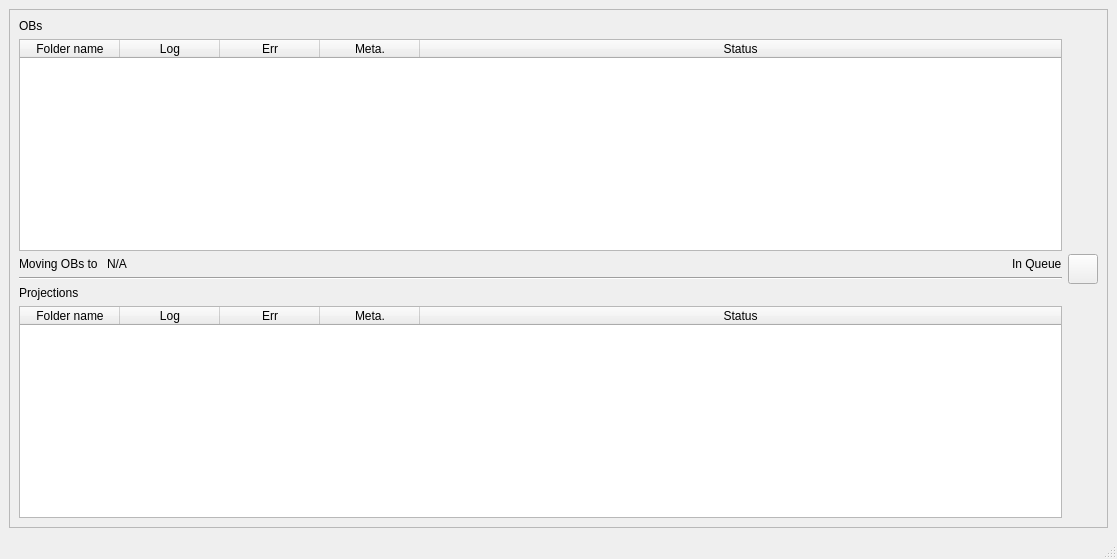
<?xml version="1.0" encoding="UTF-8"?>
<ui version="4.0">
 <class>MainWindow</class>
 <widget class="QMainWindow" name="MainWindow">
  <property name="geometry">
   <rect>
    <x>0</x>
    <y>0</y>
    <width>1117</width>
    <height>559</height>
   </rect>
  </property>
  <property name="windowTitle">
   <string>MainWindow</string>
  </property>
  <widget class="QWidget" name="centralwidget">
   <layout class="QVBoxLayout" name="verticalLayout_2">
    <item>
     <widget class="QFrame" name="frame">
      <property name="frameShape">
       <enum>QFrame::StyledPanel</enum>
      </property>
      <property name="frameShadow">
       <enum>QFrame::Raised</enum>
      </property>
      <layout class="QHBoxLayout" name="horizontalLayout">
       <item>
        <layout class="QVBoxLayout" name="verticalLayout_3">
         <item>
          <widget class="QLabel" name="label">
           <property name="text">
            <string>OBs</string>
           </property>
          </widget>
         </item>
         <item>
          <widget class="QTableWidget" name="obs_tableWidget">
           <property name="alternatingRowColors">
            <bool>true</bool>
           </property>
           <property name="selectionMode">
            <enum>QAbstractItemView::SingleSelection</enum>
           </property>
           <property name="selectionBehavior">
            <enum>QAbstractItemView::SelectRows</enum>
           </property>
           <attribute name="horizontalHeaderStretchLastSection">
            <bool>true</bool>
           </attribute>
           <attribute name="verticalHeaderStretchLastSection">
            <bool>false</bool>
           </attribute>
           <column>
            <property name="text">
             <string>Folder name</string>
            </property>
           </column>
           <column>
            <property name="text">
             <string>Log</string>
            </property>
           </column>
           <column>
            <property name="text">
             <string>Err</string>
            </property>
           </column>
           <column>
            <property name="text">
             <string>Meta.</string>
            </property>
           </column>
           <column>
            <property name="text">
             <string>Status</string>
            </property>
           </column>
          </widget>
         </item>
         <item>
          <layout class="QHBoxLayout" name="horizontalLayout_4">
           <item>
            <widget class="QLabel" name="monitor_moving_obs_label">
             <property name="text">
              <string>Moving OBs to </string>
             </property>
            </widget>
           </item>
           <item>
            <widget class="QLabel" name="final_ob_folder_label">
             <property name="sizePolicy">
              <sizepolicy hsizetype="Expanding" vsizetype="Preferred">
               <horstretch>0</horstretch>
               <verstretch>0</verstretch>
              </sizepolicy>
             </property>
             <property name="text">
              <string>N/A</string>
             </property>
            </widget>
           </item>
           <item>
            <widget class="QLabel" name="final_ob_folder_status">
             <property name="text">
              <string>In Queue</string>
             </property>
            </widget>
           </item>
          </layout>
         </item>
         <item>
          <widget class="Line" name="line">
           <property name="orientation">
            <enum>Qt::Horizontal</enum>
           </property>
          </widget>
         </item>
         <item>
          <widget class="QLabel" name="label_2">
           <property name="text">
            <string>Projections</string>
           </property>
          </widget>
         </item>
         <item>
          <widget class="QTableWidget" name="projections_tableWidget">
           <property name="alternatingRowColors">
            <bool>true</bool>
           </property>
           <property name="selectionMode">
            <enum>QAbstractItemView::SingleSelection</enum>
           </property>
           <property name="selectionBehavior">
            <enum>QAbstractItemView::SelectRows</enum>
           </property>
           <attribute name="horizontalHeaderStretchLastSection">
            <bool>true</bool>
           </attribute>
           <column>
            <property name="text">
             <string>Folder name</string>
            </property>
           </column>
           <column>
            <property name="text">
             <string>Log</string>
            </property>
           </column>
           <column>
            <property name="text">
             <string>Err</string>
            </property>
           </column>
           <column>
            <property name="text">
             <string>Meta.</string>
            </property>
           </column>
           <column>
            <property name="text">
             <string>Status</string>
            </property>
           </column>
          </widget>
         </item>
        </layout>
       </item>
       <item>
        <layout class="QVBoxLayout" name="verticalLayout">
         <item>
          <spacer name="verticalSpacer">
           <property name="orientation">
            <enum>Qt::Vertical</enum>
           </property>
           <property name="sizeHint" stdset="0">
            <size>
             <width>20</width>
             <height>40</height>
            </size>
           </property>
          </spacer>
         </item>
         <item>
          <widget class="QPushButton" name="refresh_pushButton">
           <property name="minimumSize">
            <size>
             <width>30</width>
             <height>30</height>
            </size>
           </property>
           <property name="maximumSize">
            <size>
             <width>30</width>
             <height>30</height>
            </size>
           </property>
           <property name="text">
            <string/>
           </property>
          </widget>
         </item>
         <item>
          <spacer name="verticalSpacer_2">
           <property name="orientation">
            <enum>Qt::Vertical</enum>
           </property>
           <property name="sizeHint" stdset="0">
            <size>
             <width>20</width>
             <height>40</height>
            </size>
           </property>
          </spacer>
         </item>
        </layout>
       </item>
      </layout>
     </widget>
    </item>
   </layout>
  </widget>
  <widget class="QMenuBar" name="menubar">
   <property name="geometry">
    <rect>
     <x>0</x>
     <y>0</y>
     <width>1117</width>
     <height>24</height>
    </rect>
   </property>
  </widget>
  <widget class="QStatusBar" name="statusbar"/>
 </widget>
 <resources/>
 <connections>
  <connection>
   <sender>refresh_pushButton</sender>
   <signal>clicked()</signal>
   <receiver>MainWindow</receiver>
   <slot>refresh_button_clicked()</slot>
   <hints>
    <hint type="sourcelabel">
     <x>784</x>
     <y>296</y>
    </hint>
    <hint type="destinationlabel">
     <x>877</x>
     <y>349</y>
    </hint>
   </hints>
  </connection>
 </connections>
 <slots>
  <slot>refresh_button_clicked()</slot>
 </slots>
</ui>
